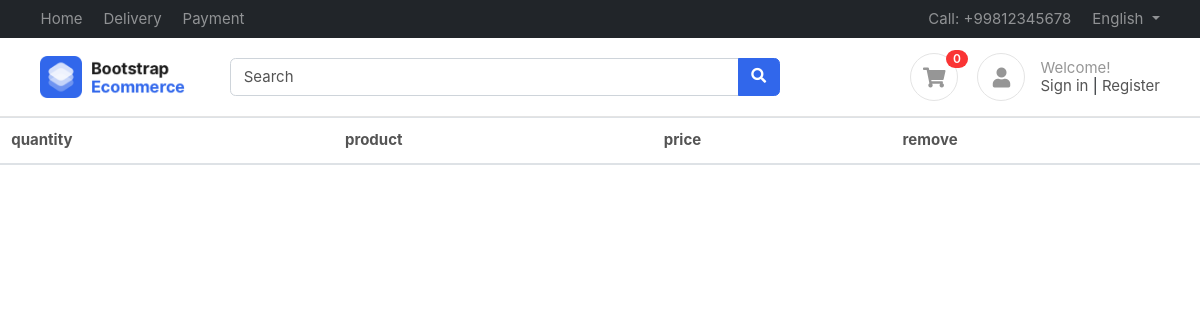
The page /accounts/cart/ (signed in) on the database as committed earlier.
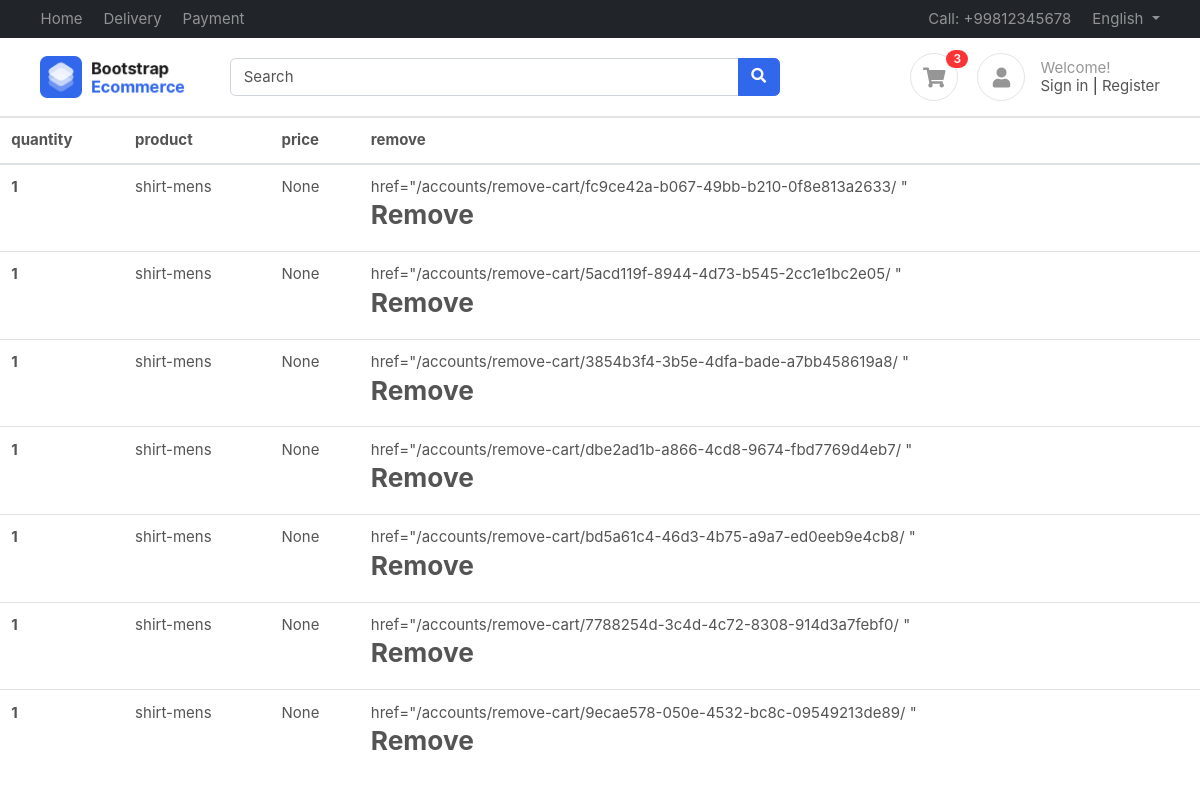
The same page on the database as committed later.
### accounts/models.py (models this page shows)
class Profile(BaseModel):
    user = models.OneToOneField(User, on_delete=models.CASCADE, related_name="profile")
    is_email_verified = models.BooleanField(default=False)
    email_token = models.CharField(max_length=100, blank=True, null=True)
    profile_image = models.ImageField(upload_to="profile")
    def get_cart_count(self):
        return CartItems.objects.filter(cart__is_paid = False , cart__user =self.user).count()

class CartItems(BaseModel):
    cart          = models.ForeignKey(Cart, on_delete=models.CASCADE, related_name='cart_items')
    product       = models.ForeignKey(Product, on_delete=models.SET_NULL, null=True, blank = True )
    color_variant = models.ForeignKey(ColorVariant, on_delete=models.SET_NULL, null=True, blank = True )
    size_variant  = models.ForeignKey(SizeVariant, on_delete=models.SET_NULL, null=True, blank = True )
    def get_product_price(self):
        price = [self.product.price]
        if self.color_variant:
            color_variant_price = self.color_variant.price
            price.append(color_variant_price)

### products/models.py (models this page shows, shortened)
class Product(BaseModel):
    product_name = models.CharField(max_length=100)
    slug = AutoSlugField(populate_from='product_name',unique=True, null=True, default=None)
    category = models.ForeignKey(Category, on_delete=models.CASCADE, related_name="product")
    price = models.IntegerField()
    product_description = models.TextField()
    color_variant = models.ManyToManyField(ColorVariant, blank=True)
    size_variant  = models.ManyToManyField(SizeVariant, blank=True)
    def __str__(self) -> str:
        return self.slug

### accounts/views.py (the view)
# urls.py: path('cart/' , cart , name='cart'),
def cart(request):
    context = {'cart': Cart.objects.filter(is_paid = False , user = request.user),
                'cart_items':CartItems.objects.all()
    }
    return render(request, 'accounts/cart.html', context)

### templates/accounts/cart.html
{% extends 'base/base.html' %} {% block start%}
<table class="table">
  <thead>
    <tr>
      <th scope="col">quantity</th>
      <th scope="col">product</th>
      <th scope="col">price</th>
      <th scope="col">remove</th>
    </tr>
  </thead>
  <tbody>
    {% for carts in cart_items %}
    <tr>
      <th scope="row">1</th>
      <td>{{carts.product}}</td>
      <td>{{carts.get_product_price}}</td>
      <td>
        href="{% url 'remove_cart' carts.uid %} "
        <h3>Remove</h3>
      </td>
    </tr>
    {% endfor %}
  </tbody>
</table>
{% endblock %}

### templates/base/base.html (shortened to what this page needs)
<!DOCTYPE html>
<html lang="en">
  <head>
    <link href="/media/css/bootstrap.css" rel="stylesheet" type="text/css" />
    <link
      href="/media/fonts/fontawesome/css/all.min.css"
      type="text/css"
      rel="stylesheet"
    />
    <link href="/media/css/ui.css" rel="stylesheet" type="text/css" />
    <link href="/media/css/responsive.css" rel="stylesheet" />
  </head>
  <body>
    <header class="section-header">
      <nav class="navbar navbar-dark navbar-expand p-0 bg-dark">
        <div class="container">
          <ul class="navbar-nav d-none d-md-flex mr-auto">
            <li class="nav-item"><a class="nav-link" href="#">Home</a></li>
            <li class="nav-item"><a class="nav-link" href="#">Delivery</a></li>
            <li class="nav-item"><a class="nav-link" href="#">Payment</a></li>
          </ul>
          <ul class="navbar-nav">
            <li class="nav-item">
              <a href="#" class="nav-link"> Call: +99812345678 </a>
            </li>
            <li class="nav-item dropdown">
              <a
                href="#"
                class="nav-link dropdown-toggle"
                data-toggle="dropdown"
              >
                English
              </a>
            </li>
          </ul>
        </div>
      </nav>
      <section class="header-main border-bottom">
        <div class="container">
          <div class="row align-items-center">
            <div class="col-lg-2 col-4">
              <div class="brand-wrap">
                <img class="logo" src="images/logo.png" />
              </div>
            </div>
            <div class="col-lg-6 col-sm-12">
              <form action="#" class="search">
                <div class="input-group w-100">
                  <input
                    type="text"
                    class="form-control"
                    placeholder="Search"
                  />
                  <div class="input-group-append">
                    <button class="btn btn-primary" type="submit">
                      <i class="fa fa-search"></i>
                    </button>
                  </div>
                </div>
              </form>
            </div>
            <div class="col-lg-4 col-sm-6 col-8">
              <div class="widgets-wrap float-md-right">
                <div class="widget-header mr-3">
                  <a
                    href="{% url 'cart' %} "
                    class="icon icon-sm rounded-circle border"
                    ><i class="fa fa-shopping-cart"></i
                  ></a>
                  <span class="badge badge-pill badge-danger notify"
                    >{{request.user.profile.get_cart_count}}</span
                  >
                </div>
                <div class="widget-header icontext">
                  <a href="#" class="icon icon-sm rounded-circle border"
                    ><i class="fa fa-user"></i
                  ></a>
                  <div class="text">
                    <span class="text-muted">Welcome!</span>
                    <div>
                      <a href="#">Sign in</a> |
                      <a href="#"> Register</a>
                    </div>
                  </div>
                </div>
              </div>
            </div>
          </div>
        </div>
      </section>
    </header>
    {% block start %} {% endblock %}
  </body>
</html>

Rows that differ between the two databases and show on the page:
added CartItems: product "shirt-mens", get_product_price "None", uid "/accounts/remove-cart/fc9ce42a-b067-49bb-b210-0f8e813a2633/"
added CartItems: product "shirt-mens", get_product_price "None", uid "/accounts/remove-cart/5acd119f-8944-4d73-b545-2cc1e1bc2e05/"
added CartItems: product "shirt-mens", get_product_price "None", uid "/accounts/remove-cart/3854b3f4-3b5e-4dfa-bade-a7bb458619a8/"
added CartItems: product "shirt-mens", get_product_price "None", uid "/accounts/remove-cart/dbe2ad1b-a866-4cd8-9674-fbd7769d4eb7/"
added CartItems: product "shirt-mens", get_product_price "None", uid "/accounts/remove-cart/bd5a61c4-46d3-4b75-a9a7-ed0eeb9e4cb8/"
added CartItems: product "shirt-mens", get_product_price "None", uid "/accounts/remove-cart/7788254d-3c4d-4c72-8308-914d3a7febf0/"
added CartItems: product "shirt-mens", get_product_price "None", uid "/accounts/remove-cart/9ecae578-050e-4532-bc8c-09549213de89/"
Other text that changed with them:
{{ request.user.profile.get_cart_count }}: "0" → "3"
